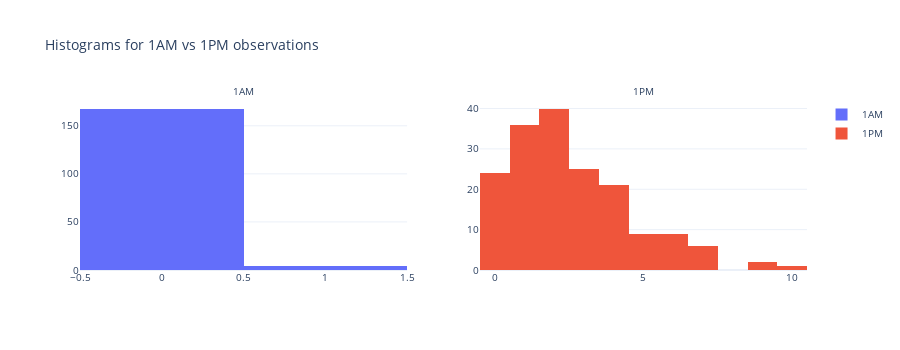

Source (notebook cell):
### Markdown cell above
The plot above seems to indicate that the data is skewed toward zero's.

The dataset has a lot of variability, as the same plot will look definitely different for 1AM and for 1PM. The nightly hours will be dominated by zeros, while during the day we will usually see 1 or 2 objects:

### Code cell
fig = make_subplots(rows=1, cols=2, subplot_titles=('1AM', '1PM'))

fig.add_trace(go.Histogram(x=merged[merged['hour'] == 1]['obs_count'], name='1AM'), row=1, col=1)
fig.add_trace(go.Histogram(x=merged[merged['hour'] == 13]['obs_count'], name='1PM'), row=1, col=2)

fig.update_layout(height=350, width=900, title_text="Histograms for 1AM vs 1PM observations", font=dict(size=10))
for i in fig['layout']['annotations']: i['font'] = dict(size=10)  # change subplot titles size
fig.show()

### Figure 1 — Plotly figure (JSON) as saved in the notebook; plotly's stock layout.template omitted (floating-point values rounded to 4 significant figures; data arrays with more than 128 entries replaced by an {"elided": "..."} marker saying what was removed)
{"data": [{"name": "1AM", "type": "histogram", "x": {"elided": "172 int values"}, "xaxis": "x", "yaxis": "y"}, {"name": "1PM", "type": "histogram", "x": {"elided": "173 int values"}, "xaxis": "x2", "yaxis": "y2"}], "layout": {"annotations": [{"font": {"size": 10}, "showarrow": false, "text": "1AM", "x": 0.225, "xanchor": "center", "xref": "paper", "y": 1, "yanchor": "bottom", "yref": "paper"}, {"font": {"size": 10}, "showarrow": false, "text": "1PM", "x": 0.775, "xanchor": "center", "xref": "paper", "y": 1, "yanchor": "bottom", "yref": "paper"}], "font": {"size": 10}, "height": 350, "title": {"text": "Histograms for 1AM vs 1PM observations"}, "width": 900, "xaxis": {"anchor": "y", "autorange": true, "domain": [0, 0.45], "range": [-0.5, 1.5], "type": "linear"}, "xaxis2": {"anchor": "y2", "autorange": true, "domain": [0.55, 1], "range": [-0.5, 10.5], "type": "linear"}, "yaxis": {"anchor": "x", "autorange": true, "domain": [0, 1], "range": [0, 176.8]}, "yaxis2": {"anchor": "x2", "autorange": true, "domain": [0, 1], "range": [0, 42.11]}}}
